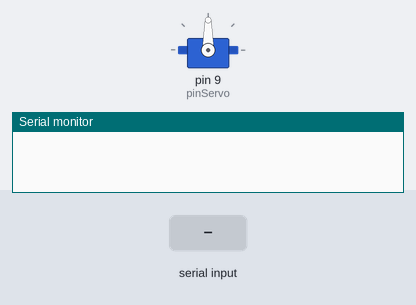
The sketch below on a simulated Arduino Uno, built with avr-gcc and run on an emulated ATmega328P. Parts: servo, the last lines printed to the serial monitor. Inputs (shaded band) come from the test bench.

Above: at 1.2 s.
1.3 s: "D" received over Serial
At 1.6 s:
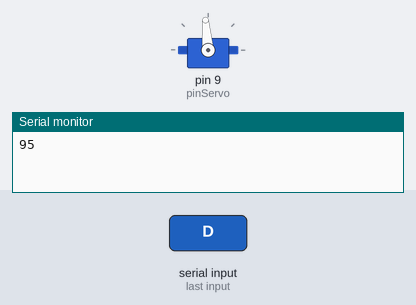
2.8 s: "d" received over Serial
At 3.9 s:
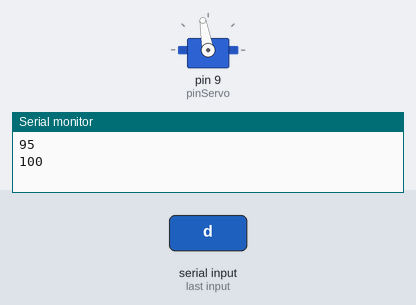
4.3 s: "A" received over Serial
At 5.1 s:
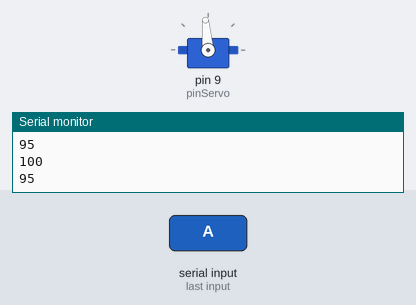
Timing chart, 0 to 7.3 s (numbered marks = the images above; inputs shaded):
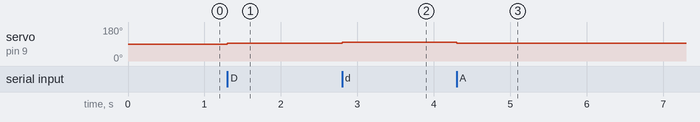

Measured:
- after the input at 1.3 s, servo on pin 9 (pinServo): 90° → 95° at once
- after the input at 2.8 s, servo on pin 9 (pinServo): 95° → 100° at once
- after the input at 4.3 s, servo on pin 9 (pinServo): 100° → 95° at once

The sketch:

ControlarServoComTeclado.ino
```cpp
#include <Servo.h>
#include <Stepper.h>

//definir os pinos de cada servo

Servo servo1;

//definir a posição de cada servo

int pos1 = 90;

//definir os pinos do cada servo

const int pinServo = 9;

void setup(){
  //chamar cada pino do servo com seu nome
  servo1.attach(pinServo);

  //comunicação  serial
  Serial.begin(9600);

  //chamar a posiçaõ de cada servo
  servo1.write(pos1);


}

void loop(){
  if (Serial.available() > 0){
    char comando = Serial.read(); //ler os comando do monitor serial

    //controle de cada servo
    //controalar servo com A e D

    if (comando == 'D' || comando == 'd') {
        pos1 += 5;
        if(pos1 > 180){
        pos1 = 180;
      }
      servo1.write(pos1);
      Serial.println(pos1);

    } else if (comando == 'A' || comando == 'a') {
      pos1 -= 5;
      if (pos1 < 0 ) {
        pos1 = 0;
      }
      servo1.write(pos1);
      Serial.println(pos1);
    }
  }

}
```
